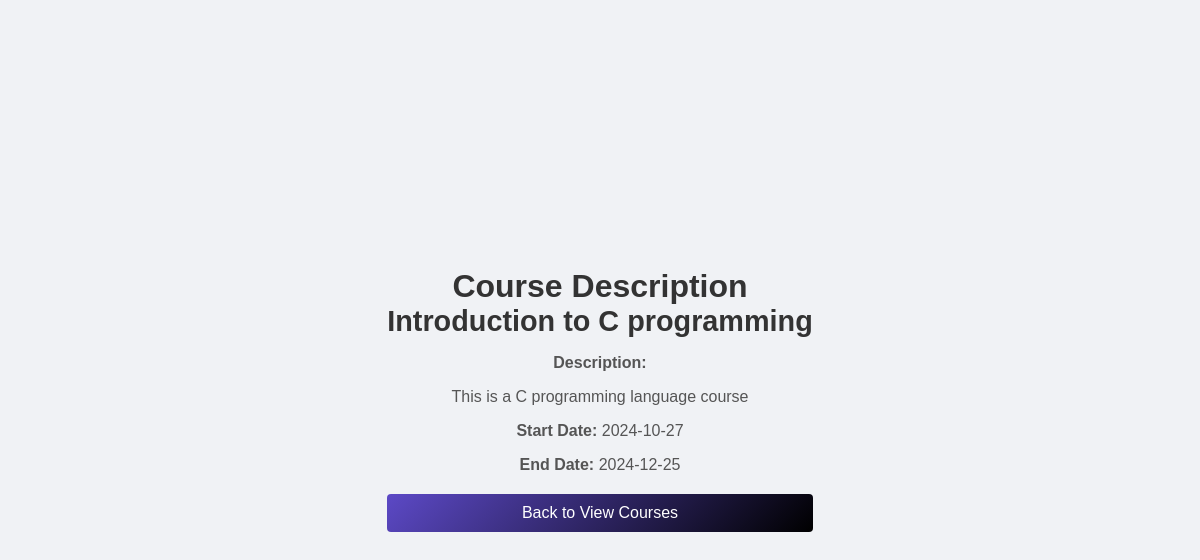
Page /course_description.php?course_id=CSE115.2 (signed in) on the committed database.
### tables this page shows
CREATE TABLE `course` (
  `Course_Num` int(20) NOT NULL,
  `Course_ID` varchar(20) NOT NULL,
  `CourseName` varchar(50) DEFAULT NULL,
  `Description` longtext NOT NULL,
  `UserID` varchar(50) NOT NULL,
  `Start_Date` date DEFAULT NULL,
  `End_Date` date NOT NULL
);

### course_description.php (the view, shortened to what this page needs)
<!DOCTYPE html>
<html lang="en">
<head>
    <link rel="stylesheet" href="style.css">
</head>
<body>
    <div style="max-width: 800px; margin: 0 auto; text-align: center;">
        <h1>Course Description</h1>
        <?php
        $userID = $_SESSION['userID'];
        $courseID = isset($_GET['course_id']) ? $_GET['course_id'] : null;
        $conn = new mysqli("localhost", "root", "", "learning_platform");
        $sql = "SELECT * FROM Course WHERE Course_ID = ? AND UserID = ?";
        $stmt = $conn->prepare($sql);
        $stmt->bind_param("ss", $courseID, $userID);
        $stmt->execute();
        $result = $stmt->get_result();
        if ($result->num_rows > 0) {
            $course = $result->fetch_assoc();
            echo "<h2>" . htmlspecialchars($course['CourseName']) . "</h2>";
            echo "<p><strong>Description:</strong></p>";
            echo "<p>" . htmlspecialchars($course['Description']) . "</p>";
            echo "<p><strong>Start Date:</strong> " . htmlspecialchars($course['Start_Date']) . "</p>";
            echo "<p><strong>End Date:</strong> " . htmlspecialchars($course['End_Date']) . "</p>";
        } else {
            echo "<p>Course not found or you do not have permission to view this course.</p>";
        }
        ?>
        <a href="view_course.php">
            <button style="margin-top: 20px; padding: 10px 20px;">Back to View Courses</button>
        </a>
    </div>
</body>
</html>

### style.css (style rules this page uses)
* { margin: 0; padding: 0; box-sizing: border-box; font-family: Arial, sans-serif; }
body { display: flex; justify-content: center; align-items: center; min-height: 100vh; background: #f0f2f5; color: #333; }
h2 { margin-bottom: 1rem; font-size: 1.8rem; color: #333; }
button { width: 100%; padding: 0.8rem; background: linear-gradient(135deg, #5c49c6, #000000); color: #fff; border: none; border-radius: 4px; font-size: 1rem; cursor: pointer; transition: background 0.3s ease; }
p { margin-top: 1rem; color: #555; }
a { color: #4CAF50; text-decoration: none; }

### rows in the picture
course: CourseName "Introduction to C programming", Description "This is a C programming language course", Start_Date "2024-10-27", End_Date "2024-12-25"
